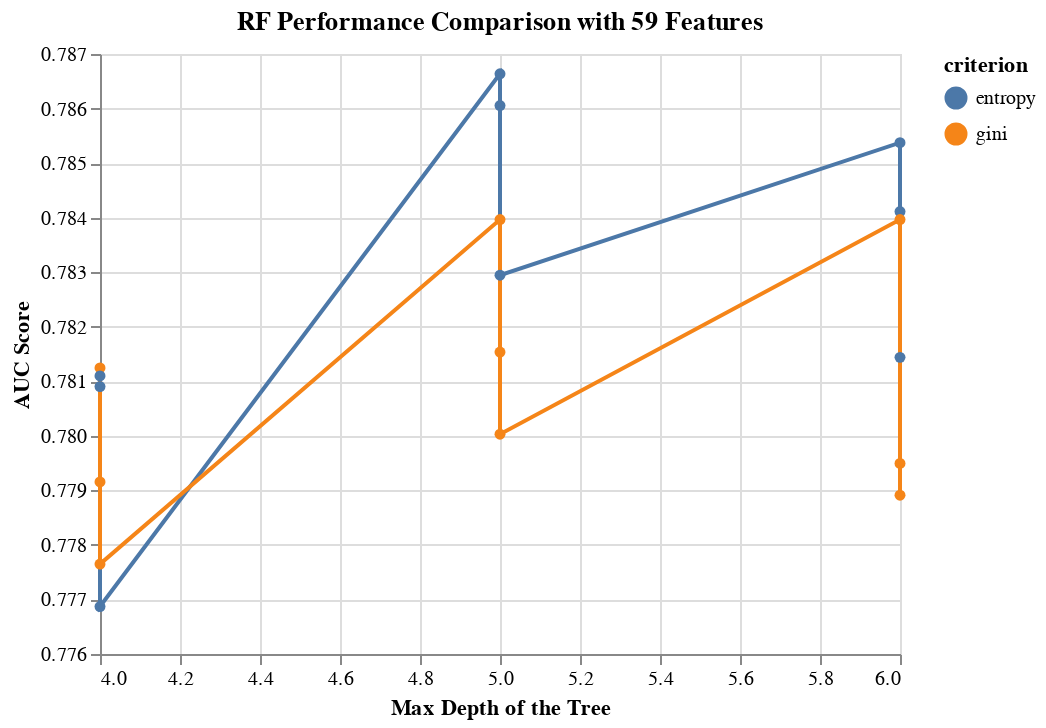

The notebook cell this image was saved under:
### Markdown cell above
- A minimal difference of 0.001 can be observed between the 1st and the 2nd optimal values of the RF hyperparameter values.

- It can be observed from the above values that the top mean values are obtained while considering **59** features. 

- Hence, we plot a graph for results of the Grid search corresponding to **59** features.

### Code cell
results_RF_59_features = results_RF[results_RF['rfi_fs__n_features_'] == 59.0]

alt.Chart(results_RF_59_features, 
          title='RF Performance Comparison with 59 Features'
         ).mark_line(point=True).encode(
    alt.X('rf__max_depth', title='Max Depth of the Tree'),
    alt.Y('mean_score', title='AUC Score', scale=alt.Scale(zero=False)),
    alt.Color('rf__criterion:N', title='criterion')
)

### Figure 1 — Vega-Lite specification as saved in the notebook (floating-point values rounded to 4 significant figures)
{"config": {"view": {"continuousWidth": 400, "continuousHeight": 300}}, "data": {"name": "data-27e78fd47ef79d03dee21b15cca8a342"}, "mark": {"type": "line", "point": true}, "encoding": {"color": {"type": "nominal", "field": "rf__criterion", "title": "criterion"}, "x": {"type": "quantitative", "field": "rf__max_depth", "title": "Max Depth of the Tree"}, "y": {"type": "quantitative", "field": "mean_score", "scale": {"zero": false}, "title": "AUC Score"}}, "title": "RF Performance Comparison with 59 Features", "$schema": "https://vega.github.io/schema/vega-lite/v4.8.1.json", "datasets": {"data-27e78fd47ef79d03dee21b15cca8a342": [{"mean_score": 0.7866, "std_score": 0.03119, "max_score": 0.8256, "min_score": 0.7342, "rf__criterion": "entropy", "rf__max_depth": 5, "rf__n_estimators": 250, "rfi_fs__n_features_": 59}, {"mean_score": 0.7861, "std_score": 0.0324, "max_score": 0.8248, "min_score": 0.7306, "rf__criterion": "entropy", "rf__max_depth": 5, "rf__n_estimators": 200, "rfi_fs__n_features_": 59}, {"mean_score": 0.7854, "std_score": 0.0277, "max_score": 0.8246, "min_score": 0.7454, "rf__criterion": "entropy", "rf__max_depth": 6, "rf__n_estimators": 250, "rfi_fs__n_features_": 59}, {"mean_score": 0.7841, "std_score": 0.02796, "max_score": 0.8231, "min_score": 0.7434, "rf__criterion": "entropy", "rf__max_depth": 6, "rf__n_estimators": 200, "rfi_fs__n_features_": 59}, {"mean_score": 0.784, "std_score": 0.03458, "max_score": 0.8341, "min_score": 0.7303, "rf__criterion": "gini", "rf__max_depth": 5, "rf__n_estimators": 250, "rfi_fs__n_features_": 59}, {"mean_score": 0.784, "std_score": 0.03053, "max_score": 0.8258, "min_score": 0.7352, "rf__criterion": "gini", "rf__max_depth": 6, "rf__n_estimators": 250, "rfi_fs__n_features_": 59}, {"mean_score": 0.7829, "std_score": 0.0311, "max_score": 0.8129, "min_score": 0.7259, "rf__criterion": "entropy", "rf__max_depth": 5, "rf__n_estimators": 120, "rfi_fs__n_features_": 59}, {"mean_score": 0.7815, "std_score": 0.03644, "max_score": 0.8299, "min_score": 0.7221, "rf__criterion": "gini", "rf__max_depth": 5, "rf__n_estimators": 200, "rfi_fs__n_features_": 59}, {"mean_score": 0.7814, "std_score": 0.02419, "max_score": 0.8083, "min_score": 0.7437, "rf__criterion": "entropy", "rf__max_depth": 6, "rf__n_estimators": 120, "rfi_fs__n_features_": 59}, {"mean_score": 0.7812, "std_score": 0.03505, "max_score": 0.8336, "min_score": 0.7264, "rf__criterion": "gini", "rf__max_depth": 4, "rf__n_estimators": 250, "rfi_fs__n_features_": 59}, {"mean_score": 0.7811, "std_score": 0.03097, "max_score": 0.8248, "min_score": 0.7342, "rf__criterion": "entropy", "rf__max_depth": 4, "rf__n_estimators": 200, "rfi_fs__n_features_": 59}, {"mean_score": 0.7809, "std_score": 0.02917, "max_score": 0.8217, "min_score": 0.7371, "rf__criterion": "entropy", "rf__max_depth": 4, "rf__n_estimators": 250, "rfi_fs__n_features_": 59}, {"mean_score": 0.78, "std_score": 0.03525, "max_score": 0.8265, "min_score": 0.7201, "rf__criterion": "gini", "rf__max_depth": 5, "rf__n_estimators": 120, "rfi_fs__n_features_": 59}, {"mean_score": 0.7795, "std_score": 0.03036, "max_score": 0.8166, "min_score": 0.7281, "rf__criterion": "gini", "rf__max_depth": 6, "rf__n_estimators": 200, "rfi_fs__n_features_": 59}, {"mean_score": 0.7792, "std_score": 0.03656, "max_score": 0.8328, "min_score": 0.7223, "rf__criterion": "gini", "rf__max_depth": 4, "rf__n_estimators": 200, "rfi_fs__n_features_": 59}, {"mean_score": 0.7789, "std_score": 0.03083, "max_score": 0.8134, "min_score": 0.7257, "rf__criterion": "gini", "rf__max_depth": 6, "rf__n_estimators": 120, "rfi_fs__n_features_": 59}, {"mean_score": 0.7776, "std_score": 0.03476, "max_score": 0.8299, "min_score": 0.7255, "rf__criterion": "gini", "rf__max_depth": 4, "rf__n_estimators": 120, "rfi_fs__n_features_": 59}, {"mean_score": 0.7769, "std_score": 0.02921, "max_score": 0.8161, "min_score": 0.7301, "rf__criterion": "entropy", "rf__max_depth": 4, "rf__n_estimators": 120, "rfi_fs__n_features_": 59}]}}
